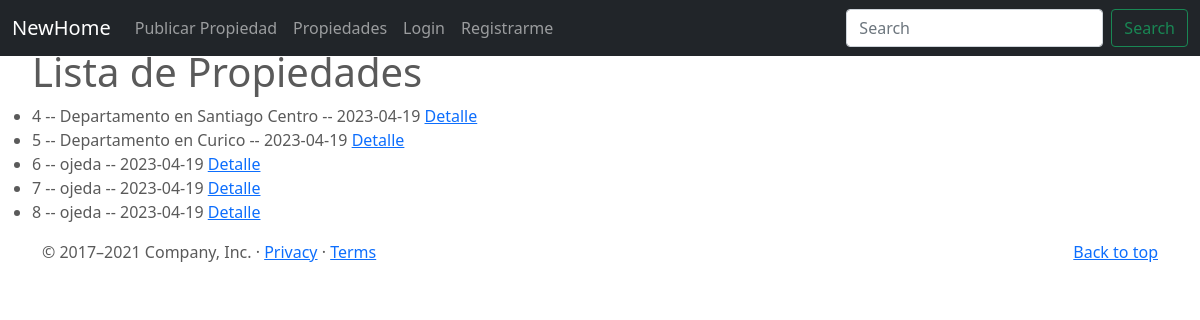
The page /propiedades/list on the database as committed earlier.
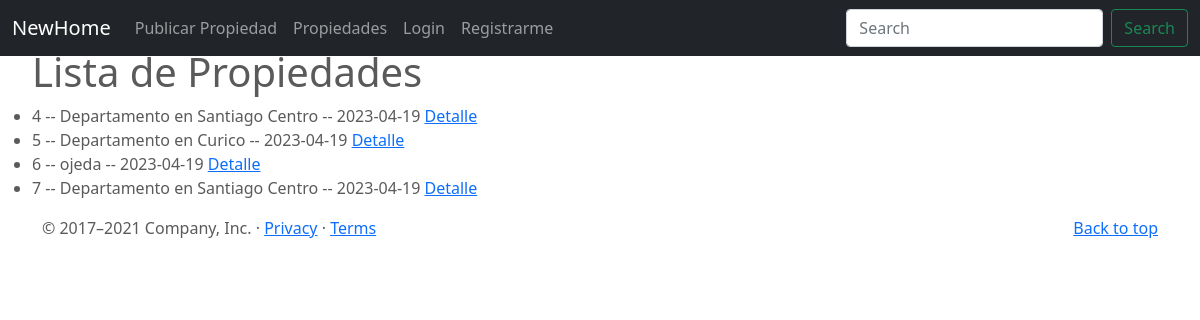
The same page on the database as committed later.
### NewHome/models.py (models this page shows)
class Propiedades(models.Model):
    Propiedad_Descripcion = models.CharField(max_length=200)
    Propiedad_Direccion =  models.CharField(max_length=200)
    Numero_Habitaciones = models.PositiveIntegerField()
    Propiedad_Costo = models.PositiveIntegerField()
    publisher = models.ForeignKey(to=User, on_delete=models.CASCADE, related_name="publisher")
    imagen = models.ImageField(upload_to="propiedades", null=False, blank=False)
    Fecha_Publicacion = models.DateField(auto_now_add = True)
    def __str__(self):
        return f"{self.id} -- {self.Propiedad_Descripcion} -- {self.Fecha_Publicacion}"

### NewHome/views.py (the view)
# urls.py: path('propiedades/list', PropiedadesList.as_view(), name="propiedades-list"),
class PropiedadesList(ListView):
    model = Propiedades
    context_object_name = "propiedades"

### NewHome/templates/NewHome/propiedades_list.html (shortened to what this page needs)
{% extends "NewHome/base.html" %}
{% block main %}<ul>
    <h1> Lista de Propiedades</h1>
    {% for propiedades in object_list  %}
    <li>
        {{propiedades}}
        <a href="{% url 'propiedades-detail' propiedades.id %}" > Detalle</a>
    </li>
    {% endfor %}
    </ul>
{% endblock %}

Rows that differ between the two databases and show on the page:
removed Propiedades: id+Propiedad_Descripcion+Fecha_Publicacion "8 -- ojeda -- 2023-04-19"
changed Propiedades: id+Propiedad_Descripcion+Fecha_Publicacion "7 -- ojeda -- 2023-04-19" → "7 -- Departamento en Santiago Centro -- 2023-04-19"
